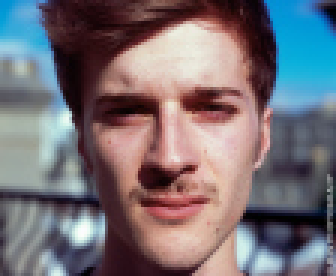
%> input picture Test02.jpg, 112 x 92 px (shown 3 times larger)
$ octave --eval "detect_face(imread('Test02.jpg'));"   (GNU Octave 9; MATLAB toolbox functions it lacks are replaced by stand-ins)
%> lines starting %> are read from the running program, lines starting %| are printed output that depends on the picture
% by Tolga Birdal
% Implementation of the paper:
% "A simple and accurate face detection algorithm in complex background"
% by Yu-Tang Pai, Shanq-Jang Ruan, Mon-Chau Shie, Yi-Chi Liu

% Additions by me:
%  Minumum face size constraint
%  Adaptive theta thresholding (Theta is thresholded by mean2(theata)/4
%  Parameters are modified by to detect better. Please check the paper for
%  parameters they propose.
% Check the paper for more details.

% usage:
%  I=double(imread('c:\Data\girl1.jpg'));
%  detect_face(I);
% The function will display the bounding box if a face is found.

% Notes: This algorithm is very primitive and doesn't work in real life.
% The resaon why I implement is that I believe for low cost platforms
% people need such kind of algorithms. However this one doesn't perform so
% well in my opinion (if I implemented correctly)

function []=detect_face(I)

close all;

% No faces at the beginning
Faces=[];
numFaceFound=0;

I=double(I);

H=size(I,1);
%> H = 92
W=size(I,2);
%> W = 112
R=I(:,:,1);
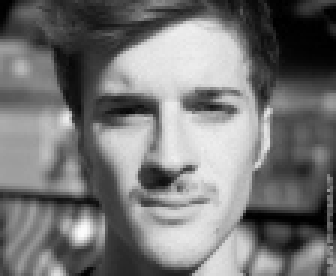
%> R: size 92x112 double (shown 3 times larger); min 0, max 251, mean 118.2
G=I(:,:,2);
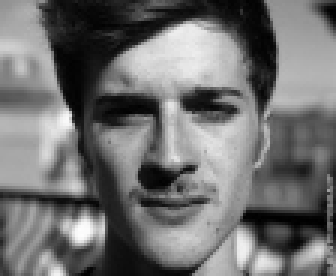
%> G: size 92x112 double (shown 3 times larger); min 0, max 253, mean 112
B=I(:,:,3);
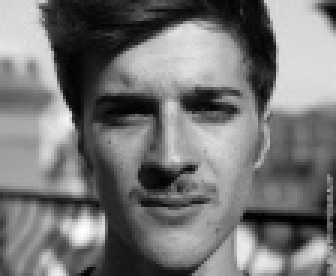
%> B: size 92x112 double (shown 3 times larger); min 0, max 254, mean 118.2

%%%%%%%%%%%%%%%%%% LIGHTING COMPENSATION %%%%%%%%%%%%%%%
%> (the run ends here)

$ run again, on Test03.jpg
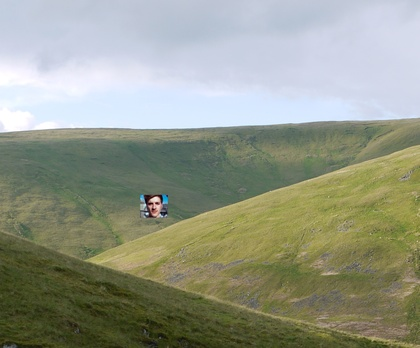
%> input picture Test03.jpg, 420 x 348 px, shrunk from 1709 x 1416 before the run
%> in detect_face, `G=I(:,:,2);`:
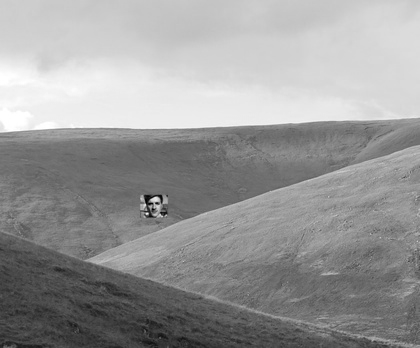
%> G: size 348x420 double; min 0, max 255, mean 152.3
%> in detect_face, `B=I(:,:,3);`:
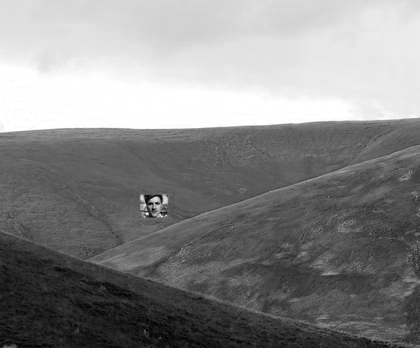
%> B: size 348x420 double; min 0, max 255, mean 135.3
